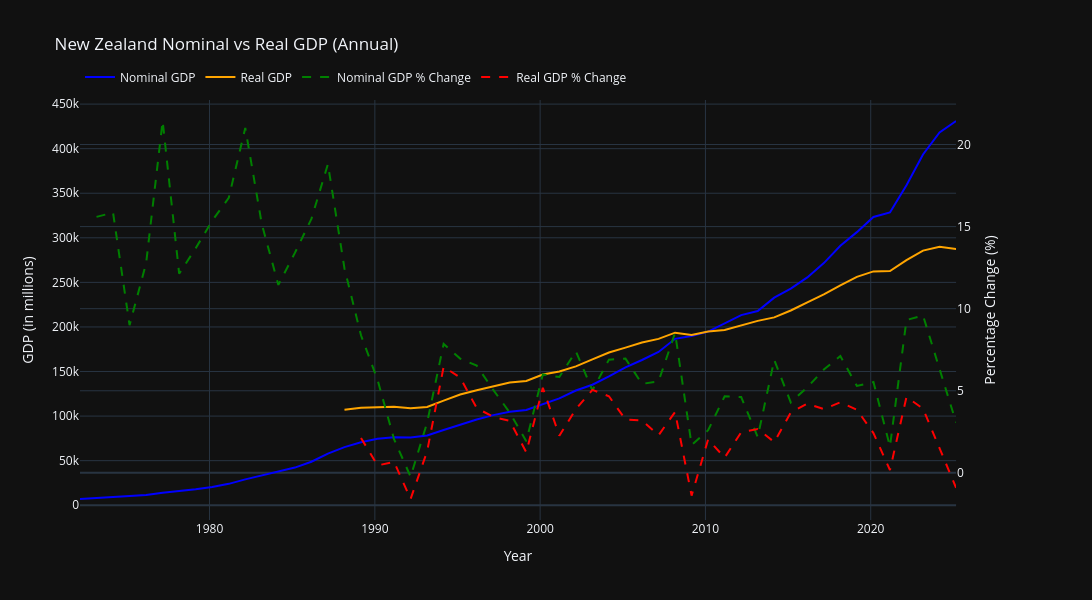
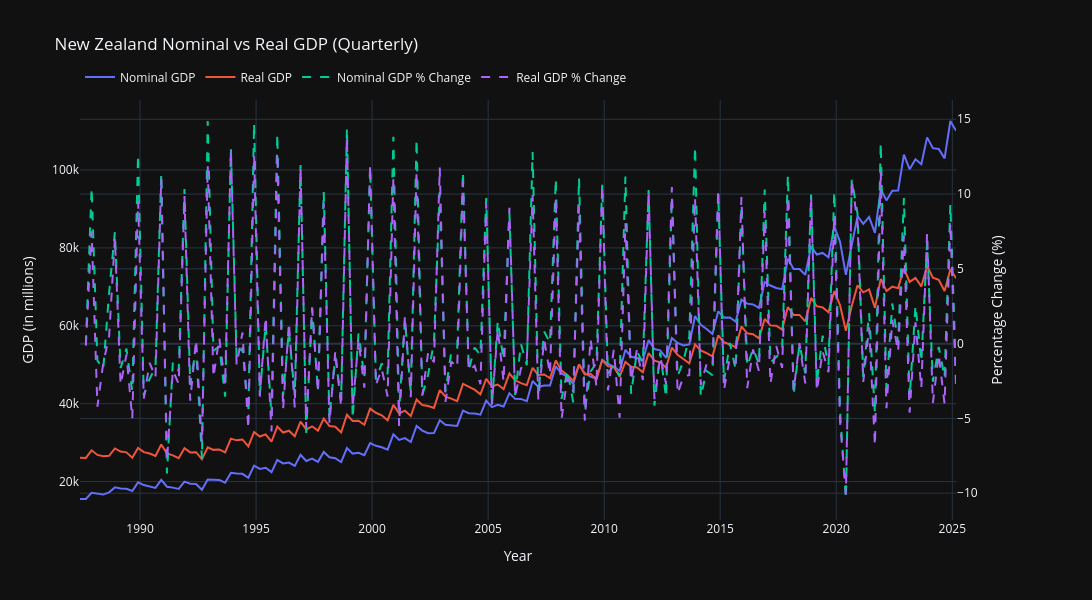

Source (notebook cell) for these figures, in order:
### Code cell
# Model the GDP Data in a series of charts.
gdp_processed_df.info()
# Nominal GDP (Nominal): 'Series, Key aggregates, Nominal, Actual, Total'
gdp_nom_df = gdp_processed_df[gdp_processed_df['Group'].isin(['Series, Key aggregates, Nominal, Actual, Total'])]
gdp_nom_df = gdp_nom_df[gdp_nom_df['Series_title_1'] == 'Gross Domestic Product - expenditure measure']
max_ind = min(max(gdp_nom_df.index),100) # Trick to separate maximum and minimum data.
gdp_nom_annual_df = gdp_nom_df.loc[:max_ind].copy()
gdp_nom_annual_df['pct_change'] = gdp_nom_annual_df['value'].pct_change() * 100
gdp_nom_annual_df.to_csv('../../data/processed/nz_stats/gdp_nom_annual.csv')

# Quarterly Calculations
gdp_nom_quarterly_df = gdp_nom_df.loc[max_ind+1:].copy()
gdp_nom_quarterly_df['pct_change'] = gdp_nom_quarterly_df['value'].pct_change() * 100
gdp_nom_quarterly_df.to_csv('../../data/processed/nz_stats/gdp_nom_quarterly.csv')

# Real GDP (Chain Volume): 'Series, Key aggregates, Chain volume, Actual, Total'
gdp_real_df = gdp_processed_df[gdp_processed_df['Group'].isin(['Series, Key aggregates, Chain volume, Actual, Total'])]
gdp_real_df = gdp_real_df[gdp_real_df['Series_title_1'] == 'Gross Domestic Product - expenditure measure']
max_ind = min(max(gdp_real_df.index),1000) # Trick to separate maximum and minimum data.
gdp_real_annual_df = gdp_real_df.loc[:max_ind].copy()
gdp_real_annual_df['pct_change'] = gdp_real_annual_df['value'].pct_change() * 100
gdp_real_annual_df.to_csv('../../data/processed/nz_stats/gdp_real_annual.csv')

# Quarterly Calculations
gdp_real_quarterly_df = gdp_real_df.loc[max_ind+1:].copy()
gdp_real_quarterly_df['pct_change'] = gdp_real_quarterly_df['value'].pct_change() * 100
gdp_real_quarterly_df.to_csv('../../data/processed/nz_stats/gdp_real_quarterly.csv')

# Create a subplot with secondary y-axis
fig = make_subplots(specs=[[{"secondary_y": True}]])

# Left y-axis: GDP levels
fig.add_trace(
    go.Scatter(
        x=gdp_nom_annual_df["date"],
        y=gdp_nom_annual_df["value"],
        name="Nominal GDP",
        mode="lines",
        line=dict(color="blue")
    ),
    secondary_y=False
)

fig.add_trace(
    go.Scatter(
        x=gdp_real_annual_df["date"],
        y=gdp_real_annual_df["value"],
        name="Real GDP",
        mode="lines",
        line=dict(color="orange")
    ),
    secondary_y=False
)

# Right y-axis: % changes
fig.add_trace(
    go.Scatter(
        x=gdp_nom_annual_df["date"],
        y=gdp_nom_annual_df["pct_change"],
        name="Nominal GDP % Change",
        mode="lines",
        line=dict(color="green", dash="dash")
    ),
    secondary_y=True
)

fig.add_trace(
    go.Scatter(
        x=gdp_real_annual_df["date"],
        y=gdp_real_annual_df["pct_change"],
        name="Real GDP % Change",
        mode="lines",
        line=dict(color="red", dash="dash")
    ),
    secondary_y=True
)

# Layout settings
fig.update_layout(
    title_text="New Zealand Nominal vs Real GDP (Annual)",
    height=600,
    width=1100,
    hovermode="x unified",
    legend=dict(orientation="h", yanchor="bottom", y=1.02, xanchor="left", x=0)
)

# Axis labels
fig.update_xaxes(title_text="Year", showgrid=True)
fig.update_yaxes(title_text="GDP (in millions)", secondary_y=False, showgrid=True)
fig.update_yaxes(title_text="Percentage Change (%)", secondary_y=True)

fig.show()

# One figure with a secondary y-axis
fig = make_subplots(specs=[[{"secondary_y": True}]])

# Left y-axis: GDP levels
fig.add_trace(
    go.Scatter(
        x=gdp_nom_quarterly_df["date"],
        y=gdp_nom_quarterly_df["value"],
        name="Nominal GDP",
        mode="lines"
    ),
    secondary_y=False
)
fig.add_trace(
    go.Scatter(
        x=gdp_real_quarterly_df["date"],
        y=gdp_real_quarterly_df["value"],
        name="Real GDP",
        mode="lines"
    ),
    secondary_y=False
)

# Right y-axis: % changes
fig.add_trace(
    go.Scatter(
        x=gdp_nom_quarterly_df["date"],
        y=gdp_nom_quarterly_df["pct_change"],
        name="Nominal GDP % Change",
        mode="lines",
        line=dict(dash="dash")
    ),
    secondary_y=True
)
fig.add_trace(
    go.Scatter(
        x=gdp_real_quarterly_df["date"],
        y=gdp_real_quarterly_df["pct_change"],
        name="Real GDP % Change",
        mode="lines",
        line=dict(dash="dash")
    ),
    secondary_y=True
)

# Labels, title, layout
fig.update_layout(
    title_text="New Zealand Nominal vs Real GDP (Quarterly)",
    height=600,
    width=1100,
    hovermode="x unified",
    legend=dict(orientation="h", yanchor="bottom", y=1.02, xanchor="left", x=0)
)

fig.update_xaxes(title_text="Year", showgrid=True)
fig.update_yaxes(title_text="GDP (in millions)", secondary_y=False, showgrid=True)
fig.update_yaxes(title_text="Percentage Change (%)", secondary_y=True)

fig.show()

### Figure 1 — Plotly figure (JSON) as saved in the notebook; plotly's stock layout.template omitted (floating-point values rounded to 4 significant figures)
{"data": [{"line": {"color": "blue"}, "mode": "lines", "name": "Nominal GDP", "x": ["1972-03-01T00:00:00", "1973-03-01T00:00:00", "1974-03-01T00:00:00", "1975-03-01T00:00:00", "1976-03-01T00:00:00", "1977-03-01T00:00:00", "1978-03-01T00:00:00", "1979-03-01T00:00:00", "1980-03-01T00:00:00", "1981-03-01T00:00:00", "1982-03-01T00:00:00", "1983-03-01T00:00:00", "1984-03-01T00:00:00", "1985-03-01T00:00:00", "1986-03-01T00:00:00", "1987-03-01T00:00:00", "1988-03-01T00:00:00", "1989-03-01T00:00:00", "1990-03-01T00:00:00", "1991-03-01T00:00:00", "1992-03-01T00:00:00", "1993-03-01T00:00:00", "1994-03-01T00:00:00", "1995-03-01T00:00:00", "1996-03-01T00:00:00", "1997-03-01T00:00:00", "1998-03-01T00:00:00", "1999-03-01T00:00:00", "2000-03-01T00:00:00", "2001-03-01T00:00:00", "2002-03-01T00:00:00", "2003-03-01T00:00:00", "2004-03-01T00:00:00", "2005-03-01T00:00:00", "2006-03-01T00:00:00", "2007-03-01T00:00:00", "2008-03-01T00:00:00", "2009-03-01T00:00:00", "2010-03-01T00:00:00", "2011-03-01T00:00:00", "2012-03-01T00:00:00", "2013-03-01T00:00:00", "2014-03-01T00:00:00", "2015-03-01T00:00:00", "2016-03-01T00:00:00", "2017-03-01T00:00:00", "2018-03-01T00:00:00", "2019-03-01T00:00:00", "2020-03-01T00:00:00", "2021-03-01T00:00:00", "2022-03-01T00:00:00", "2023-03-01T00:00:00", "2024-03-01T00:00:00", "2025-03-01T00:00:00"], "y": [6990.0, 8080.0, 9361.0, 10200.0, 11510.0, 13970.0, 15670.0, 17810.0, 20550.0, 23990.0, 29030.0, 33430.0, 37250.0, 42240.0, 48780.0, 57950.0, 65170.0, 70630.0, 74640.0, 76170.0, 75990.0, 78310.0, 84460.0, 90340.0, 96240.0, 101100.0, 104800.0, 106800.0, 113200.0, 119800.0, 128700.0, 135200.0, 144500.0, 154600.0, 162900.0, 172000.0, 186700.0, 189800.0, 194800.0, 203900.0, 213300.0, 217900.0, 232900.0, 242900.0, 255600.0, 271600.0, 291000.0, 306400.0, 323300.0, 328500.0, 359100.0, 393500.0, 418200.0, 431000.0], "type": "scatter", "xaxis": "x", "yaxis": "y"}, {"line": {"color": "orange"}, "mode": "lines", "name": "Real GDP", "x": ["1988-03-01T00:00:00", "1989-03-01T00:00:00", "1990-03-01T00:00:00", "1991-03-01T00:00:00", "1992-03-01T00:00:00", "1993-03-01T00:00:00", "1994-03-01T00:00:00", "1995-03-01T00:00:00", "1996-03-01T00:00:00", "1997-03-01T00:00:00", "1998-03-01T00:00:00", "1999-03-01T00:00:00", "2000-03-01T00:00:00", "2001-03-01T00:00:00", "2002-03-01T00:00:00", "2003-03-01T00:00:00", "2004-03-01T00:00:00", "2005-03-01T00:00:00", "2006-03-01T00:00:00", "2007-03-01T00:00:00", "2008-03-01T00:00:00", "2009-03-01T00:00:00", "2010-03-01T00:00:00", "2011-03-01T00:00:00", "2012-03-01T00:00:00", "2013-03-01T00:00:00", "2014-03-01T00:00:00", "2015-03-01T00:00:00", "2016-03-01T00:00:00", "2017-03-01T00:00:00", "2018-03-01T00:00:00", "2019-03-01T00:00:00", "2020-03-01T00:00:00", "2021-03-01T00:00:00", "2022-03-01T00:00:00", "2023-03-01T00:00:00", "2024-03-01T00:00:00", "2025-03-01T00:00:00"], "y": [107100.0, 109300.0, 109800.0, 110600.0, 108800.0, 110200.0, 117400.0, 124200.0, 129100.0, 133500.0, 137700.0, 139400.0, 146600.0, 150000.0, 155800.0, 163600.0, 171300.0, 176800.0, 182500.0, 186600.0, 193600.0, 190900.0, 194800.0, 196600.0, 201400.0, 206800.0, 210700.0, 218400.0, 227600.0, 236500.0, 246600.0, 256100.0, 262300.0, 262800.0, 274900.0, 285700.0, 290000.0, 287400.0], "type": "scatter", "xaxis": "x", "yaxis": "y"}, {"line": {"color": "green", "dash": "dash"}, "mode": "lines", "name": "Nominal GDP % Change", "x": ["1972-03-01T00:00:00", "1973-03-01T00:00:00", "1974-03-01T00:00:00", "1975-03-01T00:00:00", "1976-03-01T00:00:00", "1977-03-01T00:00:00", "1978-03-01T00:00:00", "1979-03-01T00:00:00", "1980-03-01T00:00:00", "1981-03-01T00:00:00", "1982-03-01T00:00:00", "1983-03-01T00:00:00", "1984-03-01T00:00:00", "1985-03-01T00:00:00", "1986-03-01T00:00:00", "1987-03-01T00:00:00", "1988-03-01T00:00:00", "1989-03-01T00:00:00", "1990-03-01T00:00:00", "1991-03-01T00:00:00", "1992-03-01T00:00:00", "1993-03-01T00:00:00", "1994-03-01T00:00:00", "1995-03-01T00:00:00", "1996-03-01T00:00:00", "1997-03-01T00:00:00", "1998-03-01T00:00:00", "1999-03-01T00:00:00", "2000-03-01T00:00:00", "2001-03-01T00:00:00", "2002-03-01T00:00:00", "2003-03-01T00:00:00", "2004-03-01T00:00:00", "2005-03-01T00:00:00", "2006-03-01T00:00:00", "2007-03-01T00:00:00", "2008-03-01T00:00:00", "2009-03-01T00:00:00", "2010-03-01T00:00:00", "2011-03-01T00:00:00", "2012-03-01T00:00:00", "2013-03-01T00:00:00", "2014-03-01T00:00:00", "2015-03-01T00:00:00", "2016-03-01T00:00:00", "2017-03-01T00:00:00", "2018-03-01T00:00:00", "2019-03-01T00:00:00", "2020-03-01T00:00:00", "2021-03-01T00:00:00", "2022-03-01T00:00:00", "2023-03-01T00:00:00", "2024-03-01T00:00:00", "2025-03-01T00:00:00"], "y": [NaN, 15.59, 15.85, 8.995, 12.77, 21.43, 12.13, 13.68, 15.36, 16.75, 21.01, 15.15, 11.45, 13.4, 15.47, 18.81, 12.45, 8.38, 5.673, 2.053, -0.2376, 3.057, 7.855, 6.958, 6.53, 5.055, 3.674, 1.919, 5.994, 5.838, 7.404, 5.026, 6.895, 6.96, 5.421, 5.565, 8.528, 1.697, 2.596, 4.665, 4.617, 2.184, 6.881, 4.291, 5.208, 6.291, 7.115, 5.292, 5.53, 1.604, 9.306, 9.594, 6.274, 3.066], "type": "scatter", "xaxis": "x", "yaxis": "y2"}, {"line": {"color": "red", "dash": "dash"}, "mode": "lines", "name": "Real GDP % Change", "x": ["1988-03-01T00:00:00", "1989-03-01T00:00:00", "1990-03-01T00:00:00", "1991-03-01T00:00:00", "1992-03-01T00:00:00", "1993-03-01T00:00:00", "1994-03-01T00:00:00", "1995-03-01T00:00:00", "1996-03-01T00:00:00", "1997-03-01T00:00:00", "1998-03-01T00:00:00", "1999-03-01T00:00:00", "2000-03-01T00:00:00", "2001-03-01T00:00:00", "2002-03-01T00:00:00", "2003-03-01T00:00:00", "2004-03-01T00:00:00", "2005-03-01T00:00:00", "2006-03-01T00:00:00", "2007-03-01T00:00:00", "2008-03-01T00:00:00", "2009-03-01T00:00:00", "2010-03-01T00:00:00", "2011-03-01T00:00:00", "2012-03-01T00:00:00", "2013-03-01T00:00:00", "2014-03-01T00:00:00", "2015-03-01T00:00:00", "2016-03-01T00:00:00", "2017-03-01T00:00:00", "2018-03-01T00:00:00", "2019-03-01T00:00:00", "2020-03-01T00:00:00", "2021-03-01T00:00:00", "2022-03-01T00:00:00", "2023-03-01T00:00:00", "2024-03-01T00:00:00", "2025-03-01T00:00:00"], "y": [NaN, 2.129, 0.4518, 0.6674, -1.593, 1.312, 6.464, 5.803, 3.945, 3.409, 3.163, 1.254, 5.179, 2.261, 3.883, 5.051, 4.669, 3.244, 3.185, 2.286, 3.709, -1.387, 2.037, 0.9303, 2.471, 2.672, 1.876, 3.669, 4.216, 3.884, 4.295, 3.847, 2.425, 0.1719, 4.624, 3.909, 1.519, -0.9075], "type": "scatter", "xaxis": "x", "yaxis": "y2"}], "layout": {"xaxis": {"anchor": "y", "domain": [0.0, 0.94], "title": {"text": "Year"}, "showgrid": true}, "yaxis": {"anchor": "x", "domain": [0.0, 1.0], "title": {"text": "GDP (in millions)"}, "showgrid": true}, "yaxis2": {"anchor": "x", "overlaying": "y", "side": "right", "title": {"text": "Percentage Change (%)"}}, "title": {"text": "New Zealand Nominal vs Real GDP (Annual)"}, "legend": {"orientation": "h", "yanchor": "bottom", "y": 1.02, "xanchor": "left", "x": 0}, "height": 600, "width": 1100, "hovermode": "x unified"}}

### Figure 2 — Plotly figure (JSON) as saved in the notebook; plotly's stock layout.template omitted (floating-point values rounded to 4 significant figures; data arrays with more than 128 entries replaced by an {"elided": "..."} marker saying what was removed)
{"data": [{"mode": "lines", "name": "Nominal GDP", "x": {"elided": "152 str values"}, "y": {"elided": "152 float values"}, "type": "scatter", "xaxis": "x", "yaxis": "y"}, {"mode": "lines", "name": "Real GDP", "x": {"elided": "152 str values"}, "y": {"elided": "152 float values"}, "type": "scatter", "xaxis": "x", "yaxis": "y"}, {"line": {"dash": "dash"}, "mode": "lines", "name": "Nominal GDP % Change", "x": {"elided": "152 str values"}, "y": {"elided": "152 float values"}, "type": "scatter", "xaxis": "x", "yaxis": "y2"}, {"line": {"dash": "dash"}, "mode": "lines", "name": "Real GDP % Change", "x": {"elided": "152 str values"}, "y": {"elided": "152 float values"}, "type": "scatter", "xaxis": "x", "yaxis": "y2"}], "layout": {"xaxis": {"anchor": "y", "domain": [0.0, 0.94], "title": {"text": "Year"}, "showgrid": true}, "yaxis": {"anchor": "x", "domain": [0.0, 1.0], "title": {"text": "GDP (in millions)"}, "showgrid": true}, "yaxis2": {"anchor": "x", "overlaying": "y", "side": "right", "title": {"text": "Percentage Change (%)"}}, "title": {"text": "New Zealand Nominal vs Real GDP (Quarterly)"}, "legend": {"orientation": "h", "yanchor": "bottom", "y": 1.02, "xanchor": "left", "x": 0}, "height": 600, "width": 1100, "hovermode": "x unified"}}
